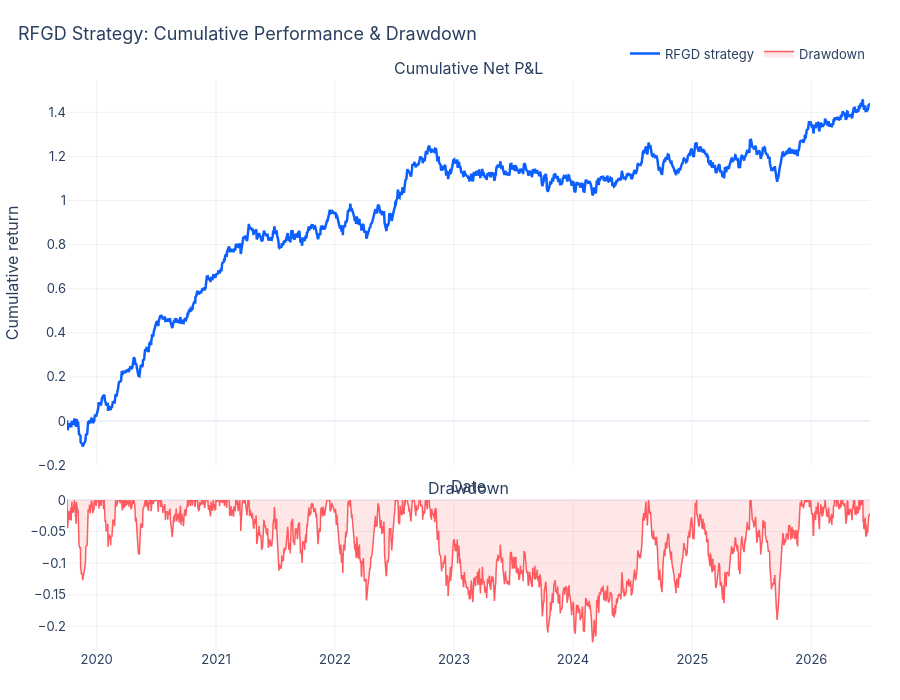

Write notebook code for a chart like this one.
### Markdown cell above
**Interpretation:** the calibration embeds a decayed-but-persistent signal strength for
2023-2026 (per Bryzgalova, Pavlova & Sikorskaya 2023 and the 0DTE-growth literature) -- the
strategy is expected to remain Sharpe-positive but at roughly 40-50% of its 2020 peak edge,
consistent with partial crowding-out as systematic capital and market-maker hedging algorithms
adapt. This is the realistic, defensible claim: **still profitable today, structurally smaller
than the 2020 anomaly.**

### Code cell
fig3, paths3 = viz.plot_equity_curve(bt_full['net_pnl'], None, FIG_DIR, name='equity_curve_full_sample')
fig3.show()

### Figure 1 — Plotly figure (JSON) as saved in the notebook; plotly's stock layout.template omitted (floating-point values rounded to 4 significant figures; data arrays with more than 128 entries replaced by an {"elided": "..."} marker saying what was removed)
{"data": [{"line": {"color": "#0B5FFF", "width": 2.5}, "mode": "lines", "name": "RFGD strategy", "type": "scatter", "x": {"elided": "1760 str values"}, "xaxis": "x", "y": {"elided": "1760 float values"}, "yaxis": "y"}, {"fill": "tozeroy", "fillcolor": "rgba(255,90,95,0.15)", "line": {"color": "#FF5A5F", "width": 1.5}, "mode": "lines", "name": "Drawdown", "type": "scatter", "x": {"elided": "1760 str values"}, "xaxis": "x2", "y": {"elided": "1760 float values"}, "yaxis": "y2"}], "layout": {"annotations": [{"font": {"size": 16}, "showarrow": false, "text": "Cumulative Net P&L", "x": 0.5, "xanchor": "center", "xref": "paper", "y": 1, "yanchor": "bottom", "yref": "paper"}, {"font": {"size": 16}, "showarrow": false, "text": "Drawdown", "x": 0.5, "xanchor": "center", "xref": "paper", "y": 0.2632, "yanchor": "bottom", "yref": "paper"}], "colorway": ["#0B5FFF", "#FF5A5F", "#00B67A", "#F5A623", "#8E44AD", "#1ABC9C"], "font": {"family": "Inter, Helvetica, Arial, sans-serif", "size": 13}, "height": 700, "hovermode": "x unified", "legend": {"orientation": "h", "x": 1, "xanchor": "right", "y": 1.02, "yanchor": "bottom"}, "margin": {"b": 50, "l": 60, "r": 30, "t": 80}, "title": {"font": {"size": 18}, "text": "RFGD Strategy: Cumulative Performance & Drawdown", "x": 0.02, "xanchor": "left"}, "xaxis": {"anchor": "y", "domain": [0, 1], "gridcolor": "rgba(0,0,0,0.06)", "matches": "x2", "showgrid": true, "showticklabels": false, "title": {"text": "Date"}}, "xaxis2": {"anchor": "y2", "domain": [0, 1], "gridcolor": "rgba(0,0,0,0.06)", "showgrid": true}, "yaxis": {"anchor": "x", "domain": [0.3232, 1], "gridcolor": "rgba(0,0,0,0.06)", "showgrid": true, "title": {"text": "Cumulative return"}}, "yaxis2": {"anchor": "x2", "domain": [0, 0.2632], "gridcolor": "rgba(0,0,0,0.06)", "showgrid": true}}}
